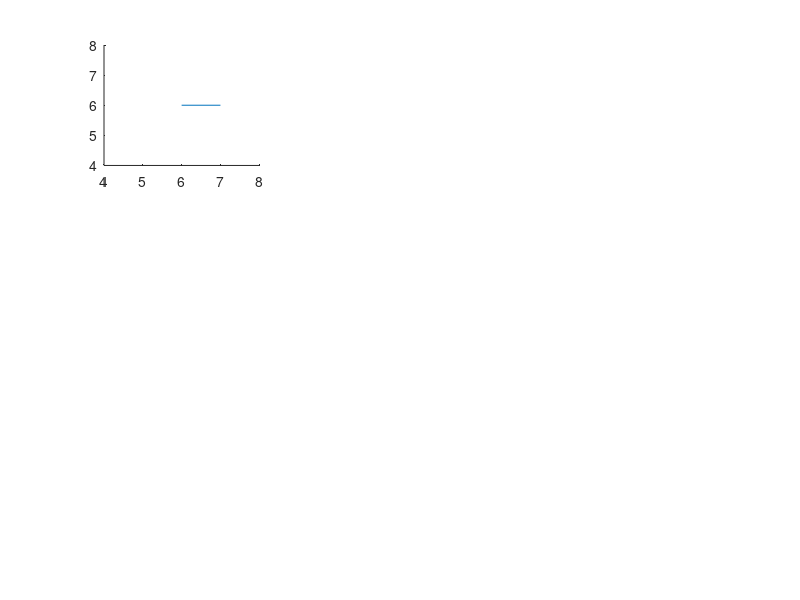

The MATLAB source for this figure: (Note: this script raises an error after producing the figure.)
clear;
close all;
clc;
bikePos = [[5 5]; [5 6]; [5 7]; [6 5]; [6 7]; [7 5]; [7 6]; [7 7]];
% scatter(bikePos(:,1),bikePos(:,2))
curvepos = [6 6];
angle = [0 30 45 90 135 180 240 270 -45]';

for j= 1:9

    subplot(3,3,j);
    line([curvepos(1) curvepos(1)+cos(deg2rad(angle(j)))],[curvepos(2) curvepos(2)+sin(deg2rad(angle(j)))]);
    hold on;
    xlim([4 8])
    ylim([4 8])
    n = [sin(wrapToPi(deg2rad(angle(j)+90))) -cos(wrapToPi(deg2rad(angle(j)+90)))];

    for i = 1:8
        usnit = dot([bikePos(i,1)-curvepos(1), bikePos(i,2)-curvepos(2)],n); 
        if(usnit > 0.00000000001)
            scatter(bikePos(i,1),bikePos(i,2),'g');
        elseif(abs(usnit) < 0.00000000001) 
            scatter(bikePos(i,1),bikePos(i,2),'b');
        else
            scatter(bikePos(i,1),bikePos(i,2),'r');
        end
    end
end